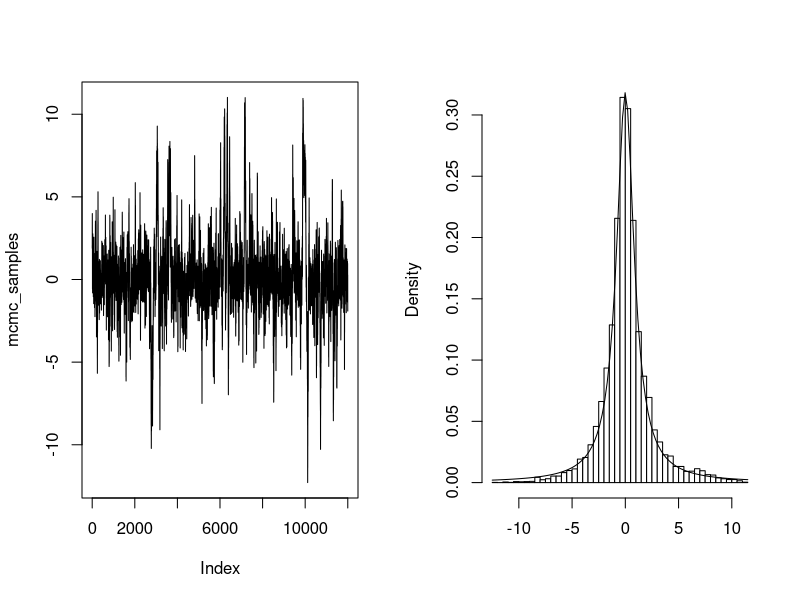
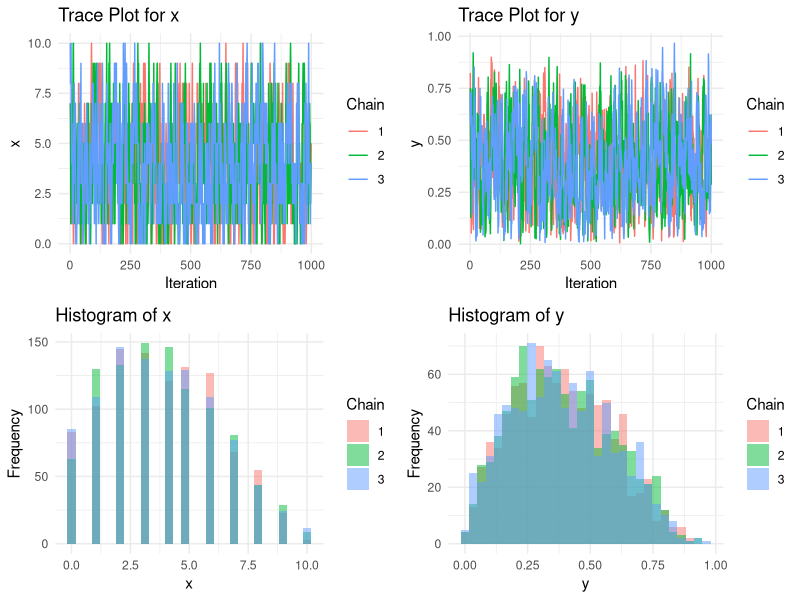

Write R code to recreate these figures, in order.
## ---- chunk 1
library(coda)
library(ggplot2)
library(gridExtra)
## ---- chunk 2
# Set parameters
n_chains <- 3        # Number of chains
n_samples <- 5000    # Samples per chain
burn_in <- 1000      # Burn-in period
theta <- 1           # Scale parameter for standard Cauchy
eta <- 0             # Location parameter for standard Cauchy

# Metropolis-Hastings function to sample from standard Cauchy
mh_cauchy <- function(n, theta = 1, eta = 0) {
  samples <- numeric(n)
  samples[1] <- 0  # Initial value
  for (i in 2:n) {
    proposal <- samples[i - 1] + rnorm(1, mean = 0, sd = 1)
    acceptance_ratio <- dcauchy(proposal, location = eta, scale = theta) /
                        dcauchy(samples[i - 1], location = eta, scale = theta)
    if (runif(1) < acceptance_ratio) {
      samples[i] <- proposal
    } else {
      samples[i] <- samples[i - 1]
    }
  }
  return(samples)
}
## ---- chunk 3
# Function to calculate Gelman-Rubin diagnostic
gelman_rubin <- function(chains) {
  M <- length(chains)                   # Number of chains
  N <- length(chains[[1]])               # Length of each chain
  
  # Calculate mean and variance within each chain
  chain_means <- sapply(chains, mean)
  chain_variances <- sapply(chains, var)/N*(N+1)
  
  # Calculate the overall mean of all chains
  overall_mean <- mean(unlist(chains))
  
  # Calculate B (between-chain variance)
  B <- N * var(chain_means)
  
  # Calculate W (within-chain variance)
  W <- mean(chain_variances)
  
  # Calculate V_hat (estimated variance)
  V_hat <- (N - 1) / N * W + B / N
  
  # Calculate R_hat
  R_hat <- V_hat / W
  return(R_hat)
}
## ---- chunk 4
# Function to run multiple chains and check convergence
run_chains <- function(n_chains, n_samples, burn_in) {
  # Run each chain independently
  chains <- lapply(1:n_chains, function(x) mh_cauchy(n_samples))
  
  # Discard burn-in samples
  chains <- lapply(chains, function(chain) chain[(burn_in + 1):n_samples])
  
  # Calculate Gelman-Rubin diagnostic
  r_hat <- gelman_rubin(chains)
  
  return(list(r_hat = r_hat, chains = chains))
}

set.seed(12345)

# Run chains and monitor convergence
converged <- FALSE
iteration <- 1
while (!converged) {
  result <- run_chains(n_chains, n_samples, burn_in)
  r_hat <- result$r_hat
  
  cat("Iteration:", iteration, "R-hat:", r_hat, "\n")
  
  # Check if R-hat is below the threshold
  if (r_hat < 1.2) {
    converged <- TRUE
    cat("Chains have converged with R-hat <", r_hat, "\n")
  } else {
    iteration <- iteration + 1
    n_samples <- n_samples + 1000  # Increase sample size if not converged
  }
}

# Analyze the resulting chains
mcmc_samples <- unlist(result$chains)
generated_deciles <- quantile(mcmc_samples, probs = seq(0.1, 0.9, by = 0.1))
theoretical_deciles <- qcauchy(seq(0.1, 0.9, by = 0.1))

# Print results
print("Generated Deciles:")
print(generated_deciles)
print("Theoretical Deciles:")
print(theoretical_deciles)

par(mfrow = c(1, 2))
plot(mcmc_samples, type="l")
hist(mcmc_samples, breaks="scott", main="", xlab="", freq=FALSE, col = "white")
curve(dcauchy, add = T)
## ---- chunk 5
set.seed(123)

# Parameters
a <- 2     # Parameter a
b <- 3     # Parameter b
n <- 10    # Parameter n
iterations_per_batch <- 1000  # Number of iterations to generate per batch for each chain
chains <- 3          # Number of chains
converged <- FALSE   # Convergence flag

# Initialize storage for each chain's samples
x_samples <- list()
y_samples <- list()
for (i in 1:chains) {
  x_samples[[i]] <- numeric()
  y_samples[[i]] <- numeric()
}

# Gelman-Rubin calculation function
gelman_rubin <- function(chains_matrix) {
  m <- ncol(chains_matrix)  # Number of chains
  n <- nrow(chains_matrix)  # Number of samples per chain
  
  # Calculate mean for each chain and overall mean
  chain_means <- colMeans(chains_matrix)
  overall_mean <- mean(chains_matrix)
  
  # Calculate B (between-chain variance) and W (within-chain variance)
  B <- n * var(chain_means)
  W <- mean(apply(chains_matrix, 2, var))
  
  # Estimate of marginal posterior variance
  var_hat <- ((n - 1) / n) * W + (1 / n) * B
  
  # Gelman-Rubin statistic
  R_hat <- var_hat / W
  return(R_hat)
}

# Gibbs sampling loop until convergence
while (!converged) {
  for (chain in 1:chains) {
    # Set different initial values for each chain if starting a new run
    if (length(x_samples[[chain]]) == 0) {
      x <- sample(0:n, 1)
      y <- runif(1)
    } else {
      x <- x_samples[[chain]][length(x_samples[[chain]])]
      y <- y_samples[[chain]][length(y_samples[[chain]])]
    }
    
    # Generate samples for the current batch
    for (i in 1:iterations_per_batch) {
      # Conditional sample x | y
      x <- rbinom(1, n, y)
      
      # Conditional sample y | x
      y <- rbeta(1, x + a, n - x + b)
      
      # Store samples
      x_samples[[chain]] <- c(x_samples[[chain]], x)
      y_samples[[chain]] <- c(y_samples[[chain]], y)
    }
  }
  
  # Convert lists to matrices for Gelman-Rubin calculation
  x_matrix <- do.call(cbind, lapply(x_samples, function(x) tail(x, iterations_per_batch)))
  y_matrix <- do.call(cbind, lapply(y_samples, function(y) tail(y, iterations_per_batch)))
  
  # Calculate Gelman-Rubin statistics
  R_hat_x <- gelman_rubin(x_matrix)
  R_hat_y <- gelman_rubin(y_matrix)
  
  cat("Current R-hat for x:", R_hat_x, "\n")
  cat("Current R-hat for y:", R_hat_y, "\n")
  
  # Check convergence
  if (R_hat_x < 1.2 && R_hat_y < 1.2) {
    converged <- TRUE
    cat("Chains have converged with R-hat < 1.2\n")
  }
}
## ---- chunk 6
# Prepare data for plotting
# Flatten and store all samples along with their chain labels and iterations
x_df <- do.call(rbind, lapply(1:chains, function(chain) {
  data.frame(iter = seq_along(x_samples[[chain]]), 
             chain = factor(chain), 
             x = x_samples[[chain]])
}))

y_df <- do.call(rbind, lapply(1:chains, function(chain) {
  data.frame(iter = seq_along(y_samples[[chain]]), 
             chain = factor(chain), 
             y = y_samples[[chain]])
}))

p1 <- ggplot(x_df, aes(x = iter, y = x, color = chain)) +
  geom_line() + theme_minimal() + labs(title = "Trace Plot for x", x = "Iteration", y = "x") +
  scale_color_discrete(name = "Chain")

p2 <- ggplot(y_df, aes(x = iter, y = y, color = chain)) +
  geom_line() + theme_minimal() + labs(title = "Trace Plot for y", x = "Iteration", y = "y") +
  scale_color_discrete(name = "Chain")

# Plot histograms of x and y samples from all chains
p3 <- ggplot(x_df, aes(x = x, fill = chain)) +
  geom_histogram(position = "identity", alpha = 0.5, bins = 30) +
  theme_minimal() + labs(title = "Histogram of x", x = "x", y = "Frequency") +
  scale_fill_discrete(name = "Chain")

p4 <- ggplot(y_df, aes(x = y, fill = chain)) +
  geom_histogram(position = "identity", alpha = 0.5, bins = 30) +
  theme_minimal() + labs(title = "Histogram of y", x = "y", y = "Frequency") +
  scale_fill_discrete(name = "Chain")

# Display all plots in a grid
grid.arrange(p1, p2, p3, p4, ncol = 2)

